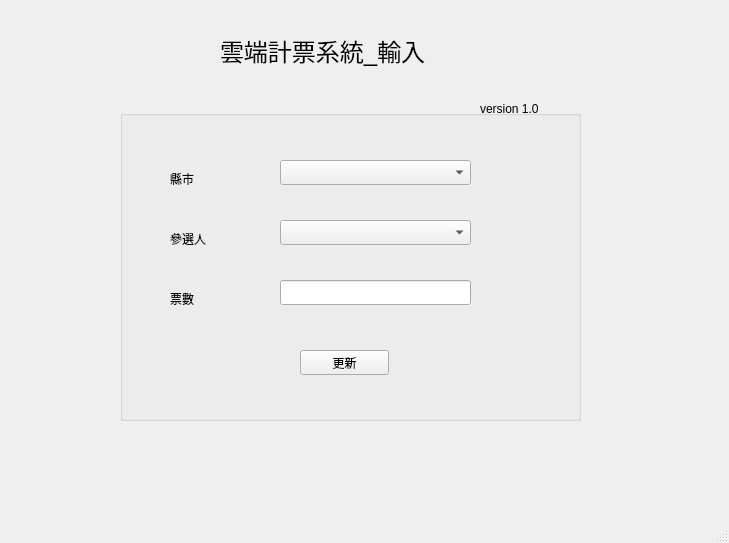
<?xml version="1.0" encoding="UTF-8"?>
<ui version="4.0">
 <class>MainWindow</class>
 <widget class="QMainWindow" name="MainWindow">
  <property name="geometry">
   <rect>
    <x>0</x>
    <y>0</y>
    <width>729</width>
    <height>543</height>
   </rect>
  </property>
  <property name="windowTitle">
   <string>雲端計票系統</string>
  </property>
  <widget class="QWidget" name="centralwidget">
   <widget class="QLabel" name="label">
    <property name="geometry">
     <rect>
      <x>220</x>
      <y>30</y>
      <width>221</width>
      <height>41</height>
     </rect>
    </property>
    <property name="font">
     <font>
      <pointsize>18</pointsize>
     </font>
    </property>
    <property name="text">
     <string>雲端計票系統_輸入</string>
    </property>
   </widget>
   <widget class="QGroupBox" name="groupBox">
    <property name="geometry">
     <rect>
      <x>120</x>
      <y>110</y>
      <width>461</width>
      <height>311</height>
     </rect>
    </property>
    <property name="title">
     <string/>
    </property>
    <widget class="QLineEdit" name="votes_input">
     <property name="geometry">
      <rect>
       <x>160</x>
       <y>170</y>
       <width>191</width>
       <height>25</height>
      </rect>
     </property>
    </widget>
    <widget class="QPushButton" name="update_button">
     <property name="geometry">
      <rect>
       <x>180</x>
       <y>240</y>
       <width>89</width>
       <height>25</height>
      </rect>
     </property>
     <property name="text">
      <string>更新</string>
     </property>
    </widget>
    <widget class="QComboBox" name="country_input">
     <property name="geometry">
      <rect>
       <x>160</x>
       <y>50</y>
       <width>191</width>
       <height>25</height>
      </rect>
     </property>
    </widget>
    <widget class="QLabel" name="label_2">
     <property name="geometry">
      <rect>
       <x>50</x>
       <y>60</y>
       <width>67</width>
       <height>17</height>
      </rect>
     </property>
     <property name="text">
      <string>縣市</string>
     </property>
    </widget>
    <widget class="QLabel" name="label_3">
     <property name="geometry">
      <rect>
       <x>50</x>
       <y>180</y>
       <width>67</width>
       <height>17</height>
      </rect>
     </property>
     <property name="text">
      <string>票數</string>
     </property>
    </widget>
    <widget class="QComboBox" name="candidate_input">
     <property name="geometry">
      <rect>
       <x>160</x>
       <y>110</y>
       <width>191</width>
       <height>25</height>
      </rect>
     </property>
    </widget>
    <widget class="QLabel" name="label_4">
     <property name="geometry">
      <rect>
       <x>50</x>
       <y>120</y>
       <width>67</width>
       <height>17</height>
      </rect>
     </property>
     <property name="text">
      <string>參選人</string>
     </property>
    </widget>
   </widget>
   <widget class="QLabel" name="label_5">
    <property name="geometry">
     <rect>
      <x>480</x>
      <y>100</y>
      <width>91</width>
      <height>17</height>
     </rect>
    </property>
    <property name="text">
     <string>version 1.0</string>
    </property>
   </widget>
  </widget>
  <widget class="QMenuBar" name="menubar">
   <property name="geometry">
    <rect>
     <x>0</x>
     <y>0</y>
     <width>729</width>
     <height>22</height>
    </rect>
   </property>
  </widget>
  <widget class="QStatusBar" name="statusbar"/>
 </widget>
 <resources/>
 <connections/>
</ui>
